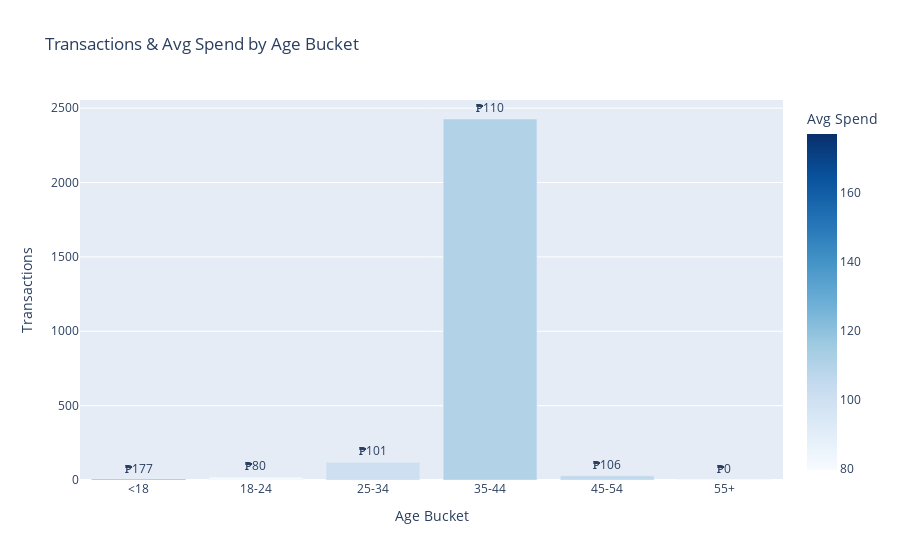

The notebook cell saved with this chart:
### Markdown cell above
## Demographics — Age Buckets

### Code cell
age_summary = (
    filtered.dropna(subset=['age_bucket'])
      .groupby('age_bucket')
      .agg(total_transactions=('InteractionID', 'count'),
           avg_spend=('totals_totalAmount_voice', 'mean'))
      .reset_index()
)

fig_age = px.bar(
    age_summary,
    x='age_bucket',
    y='total_transactions',
    color='avg_spend',
    title='Transactions & Avg Spend by Age Bucket',
    labels={'age_bucket': 'Age Bucket', 'total_transactions': 'Transactions', 'avg_spend': 'Avg Spend'},
    text='avg_spend',
    color_continuous_scale='Blues'
)
fig_age.update_traces(texttemplate='₱%{text:.0f}', textposition='outside')
fig_age.show()

### Figure 1 — Plotly figure (JSON) as saved in the notebook; plotly's stock layout.template omitted (floating-point values rounded to 4 significant figures)
{"data": [{"alignmentgroup": "True", "hovertemplate": "Age Bucket=%{x}<br>Transactions=%{y}<br>Avg Spend=%{marker.color}<extra></extra>", "legendgroup": "", "marker": {"color": [177, 79.68, 100.7, 110.2, 105.8, null], "coloraxis": "coloraxis", "pattern": {"shape": ""}}, "name": "", "offsetgroup": "", "orientation": "v", "showlegend": false, "text": [177, 79.68, 100.7, 110.2, 105.8, null], "textposition": "outside", "texttemplate": "₱%{text:.0f}", "type": "bar", "x": ["<18", "18-24", "25-34", "35-44", "45-54", "55+"], "xaxis": "x", "y": [3, 18, 119, 2427, 28, 0], "yaxis": "y"}], "layout": {"barmode": "relative", "coloraxis": {"colorbar": {"title": {"text": "Avg Spend"}}, "colorscale": [[0, "rgb(247,251,255)"], [0.125, "rgb(222,235,247)"], [0.25, "rgb(198,219,239)"], [0.375, "rgb(158,202,225)"], [0.5, "rgb(107,174,214)"], [0.625, "rgb(66,146,198)"], [0.75, "rgb(33,113,181)"], [0.875, "rgb(8,81,156)"], [1, "rgb(8,48,107)"]]}, "legend": {"tracegroupgap": 0}, "title": {"text": "Transactions & Avg Spend by Age Bucket"}, "xaxis": {"anchor": "y", "domain": [0, 1], "title": {"text": "Age Bucket"}}, "yaxis": {"anchor": "x", "domain": [0, 1], "title": {"text": "Transactions"}}}}
